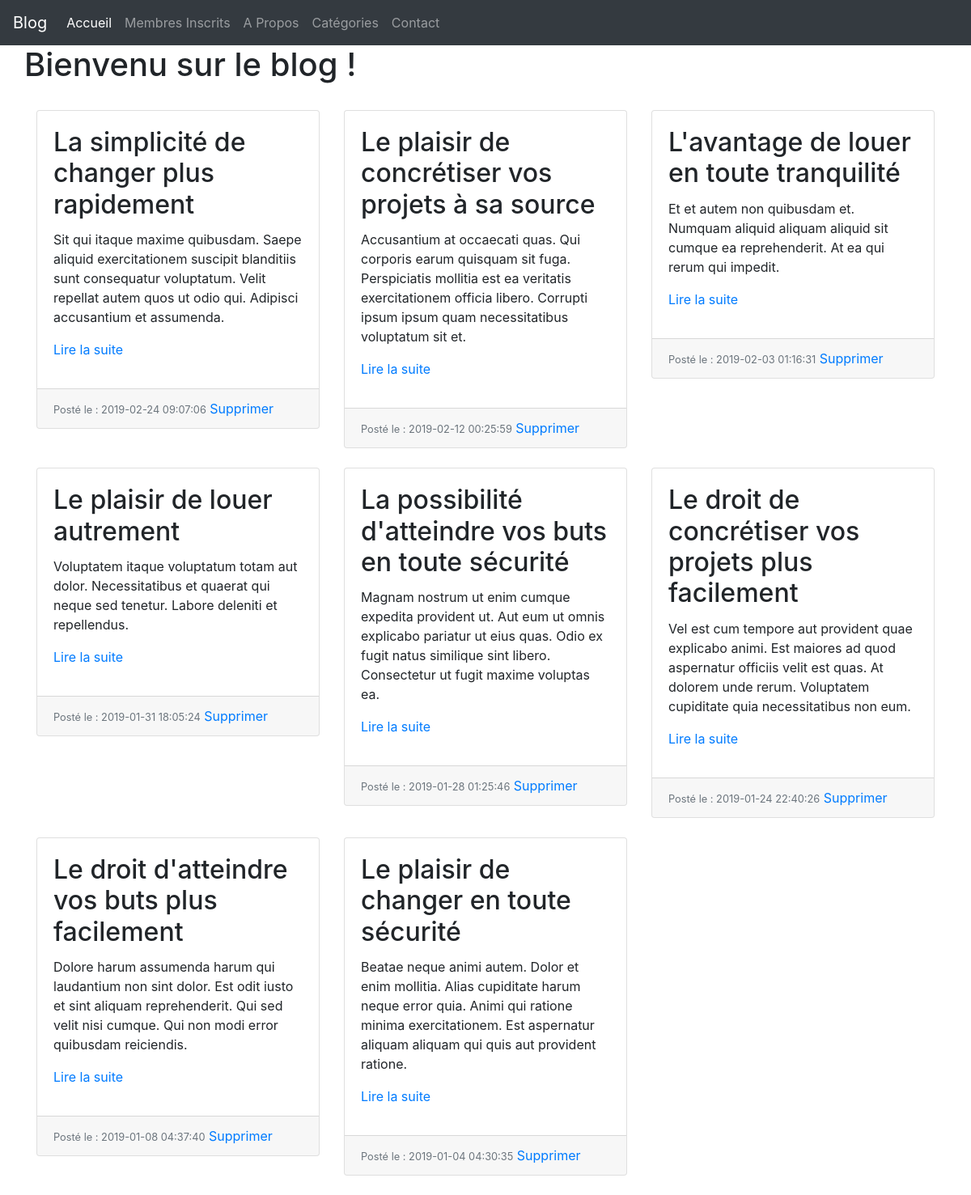
The page / on the database its author committed.
### tables this page shows
CREATE TABLE IF NOT EXISTS `articles` (
  `id` int(11) NOT NULL AUTO_INCREMENT,
  `title` varchar(255) NOT NULL,
  `slug` varchar(255) NOT NULL,
  `introduction` text NOT NULL,
  `content` text NOT NULL,
  `created_at` datetime NOT NULL,
  PRIMARY KEY (`id`)
);

### controller/frontend.php (called while the page is built, shortened)
<?php
require('model/frontend.php');
function listPosts() {
  $posts = getPosts();
  require('view/frontend/listPostsView.php');
}

### model/frontend.php (called while the page is built, shortened)
<?php
function getPosts() {
  $db = dbConnect();
  $req = $db->query('SELECT * FROM articles ORDER BY created_at DESC');
  return $req;
}
function dbConnect() {
  $db = new PDO('mysql:host=localhost;dbname=portfolio_blog;charset=utf8', 'root', '', [
    PDO::ATTR_ERRMODE => PDO::ERRMODE_EXCEPTION,
    PDO::ATTR_DEFAULT_FETCH_MODE => PDO::FETCH_ASSOC
    ]);
  return $db;
}

### view/frontend/listPostsView.php (the view, shortened to what this page needs)
<div class="row">
  <h1>Bienvenu sur le blog !</h1>
  </div>
  <br />
    <div class="row row-cols-1 row-cols-md-3">
        <?php
          while ($data = $posts->fetch()) {
        ?>
        <div class="col mb-4">
          <div class="card">
            <div class="card-body">
              <h2 class="card-title"><?= htmlspecialchars($data['title']); ?></h2>
              <p class="card-text"><?= htmlspecialchars($data['introduction']); ?></p>
              <p><a href="index.php?action=post&amp;id=<?= $data['id'] ?>"> Lire la suite</a></p>
            </div>
            <div class="card-footer">
              <small class="text-muted">Posté le : <?= htmlspecialchars($data['created_at']); ?></small>
              <a href="index.php?action=delete&amp;id=<?= $data['id'] ?>"> Supprimer</a>
            </div>
          </div>
        </div>
        <?php
        }
        ?>
    </div>
    <?php $content = ob_get_clean(); ?>
<?php require('template.php');

### index.php
<?php
require('controller/frontend.php');
try {
    if (isset($_GET['action'])) {
        if ($_GET['action'] == 'listPosts') {
            listPosts();
        }
        elseif ($_GET['action'] == 'post') {
            if (isset($_GET['id']) && $_GET['id'] > 0)  {
                $id = trim(htmlspecialchars($_GET['id']));
                $db = dbConnect();
                $reqid = $db->prepare("SELECT * FROM articles WHERE id = ?");
                $reqid->execute(array($id));
                $idexist = $reqid->rowcount();
                if ($idexist == 0) {
                echo 'erreur : LE BILLET EXISTE PAS CONNARD !!!';
                } else {
                    post();
                }
            } else {
                echo 'Erreur : aucun identifiant de billet envoyé';
            }
        }
        elseif ($_GET['action'] == 'delete') {
            if (isset($_GET['id']) && $_GET['id'] > 0) {
                delete();
                header('Location: index.php');
            }
            else {
                echo 'Erreur : aucun identifiant de billet envoyé';
            }
        }
        elseif ($_GET['action'] == 'addComment') {
            if (isset($_GET['id']) && $_GET['id'] > 0) {
                if (!empty($_POST['pseudo']) && !empty($_POST['comment'])) {
                    addComment($_GET['id'], $_POST['pseudo'], $_POST['comment']);
                }
                else {
                    echo 'Erreur : tous les champs ne sont pas remplis !';
                }
            }
            else {
                echo 'Erreur : aucun identifiant de billet envoyé';
            }
        }
    }
    else {
        listPosts();
    }
}
catch(Exception $e) {
    echo 'Erreur : ' .$e->getMessage();
}

### view/frontend/template.php (shortened to what this page needs)
<!DOCTYPE html>
<html lang="fr">
<head>
<link rel="stylesheet" href="styles/app.css">
<link rel="stylesheet" href="https://stackpath.bootstrapcdn.com/bootstrap/4.4.1/css/bootstrap.min.css">
</head>
<body>
  <nav class="navbar navbar-expand-lg navbar-dark bg-dark">
    <a class="navbar-brand" href="index.php">Blog</a>
    <div class="collapse navbar-collapse" id="navbarNav">
      <ul class="navbar-nav">
        <li class="nav-item active">
          <a class="nav-link" href="index.php">Accueil</a>
        </li>
        <li class="nav-item">
          <a class="nav-link" href="listUsers.php">Membres Inscrits</a>
        </li>
        <li class="nav-item">
          <a class="nav-link" href="aPropos.php">A Propos</a>
        </li>
        <li class="nav-item">
          <a class="nav-link" href="categories.php">Catégories</a>
        </li>
        <li class="nav-item">
          <a class="nav-link" href="contact.php">Contact</a>
        </li>
      </ul>
    </div>
  </nav>
  <main class="container">
          <?= $content ?>
  </main>
</body>
</html>

### public/css/app.css (style rules this page uses)
* { box-sizing: border-box; }
html { font-size:16px; }
main { margin: auto; width: 80%; }

### rows shown on the page
articles: title "La simplicité de changer plus rapidement", introduction "Sit qui itaque maxime quibusdam. Saepe aliquid exercitationem suscipit blanditiis sunt consequatur voluptatum. Velit repellat autem quos ut odio qui. Adipisci accusantium et assumenda.", created_at "2019-02-24 09:07:06"
articles: title "Le plaisir de concrétiser vos projets à sa source", introduction "Accusantium at occaecati quas. Qui corporis earum quisquam sit fuga. Perspiciatis mollitia est ea veritatis exercitationem officia libero. Corrupti ipsum ipsum quam necessitatibus voluptatum sit et.", created_at "2019-02-12 00:25:59"
articles: title "L'avantage de louer en toute tranquilité", introduction "Et et autem non quibusdam et. Numquam aliquid aliquam aliquid sit cumque ea reprehenderit. At ea qui rerum qui impedit.", created_at "2019-02-03 01:16:31"
articles: title "Le plaisir de louer autrement", introduction "Voluptatem itaque voluptatum totam aut dolor. Necessitatibus et quaerat qui neque sed tenetur. Labore deleniti et repellendus.", created_at "2019-01-31 18:05:24"
articles: title "La possibilité d'atteindre vos buts en toute sécurité", introduction "Magnam nostrum ut enim cumque expedita provident ut. Aut eum ut omnis explicabo pariatur ut eius quas. Odio ex fugit natus similique sint libero. Consectetur ut fugit maxime voluptas ea.", created_at "2019-01-28 01:25:46"
articles: title "Le droit de concrétiser vos projets plus facilement", introduction "Vel est cum tempore aut provident quae explicabo animi. Est maiores ad quod aspernatur officiis velit est quas. At dolorem unde rerum. Voluptatem cupiditate quia necessitatibus non eum.", created_at "2019-01-24 22:40:26"
articles: title "Le droit d'atteindre vos buts plus facilement", introduction "Dolore harum assumenda harum qui laudantium non sint dolor. Est odit iusto et sint aliquam reprehenderit. Qui sed velit nisi cumque. Qui non modi error quibusdam reiciendis.", created_at "2019-01-08 04:37:40"
articles: title "Le plaisir de changer en toute sécurité", introduction "Beatae neque animi autem. Dolor et enim mollitia. Alias cupiditate harum neque error quia. Animi qui ratione minima exercitationem. Est aspernatur aliquam aliquam qui quis aut provident ratione.", created_at "2019-01-04 04:30:35"
